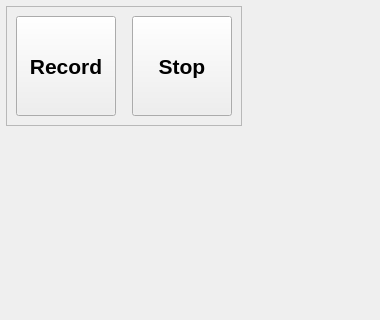
<?xml version="1.0" encoding="UTF-8"?>
<ui version="4.0">
 <class>recordingTab</class>
 <widget class="QWidget" name="recordingTab">
  <property name="geometry">
   <rect>
    <x>0</x>
    <y>0</y>
    <width>380</width>
    <height>320</height>
   </rect>
  </property>
  <property name="windowTitle">
   <string>Form</string>
  </property>
  <layout class="QGridLayout" name="gridLayout">
   <property name="margin">
    <number>0</number>
   </property>
   <item row="0" column="0">
    <layout class="QHBoxLayout" name="horizontalLayout_2">
     <property name="margin">
      <number>6</number>
     </property>
     <item>
      <layout class="QVBoxLayout" name="verticalLayout">
       <item>
        <widget class="QFrame" name="frame_2">
         <property name="sizePolicy">
          <sizepolicy hsizetype="Fixed" vsizetype="Fixed">
           <horstretch>0</horstretch>
           <verstretch>0</verstretch>
          </sizepolicy>
         </property>
         <property name="frameShape">
          <enum>QFrame::StyledPanel</enum>
         </property>
         <property name="frameShadow">
          <enum>QFrame::Raised</enum>
         </property>
         <layout class="QGridLayout" name="gridLayout_8">
          <item row="0" column="0">
           <widget class="QPushButton" name="recordButton">
            <property name="sizePolicy">
             <sizepolicy hsizetype="Fixed" vsizetype="Fixed">
              <horstretch>0</horstretch>
              <verstretch>0</verstretch>
             </sizepolicy>
            </property>
            <property name="minimumSize">
             <size>
              <width>100</width>
              <height>100</height>
             </size>
            </property>
            <property name="maximumSize">
             <size>
              <width>100</width>
              <height>100</height>
             </size>
            </property>
            <property name="baseSize">
             <size>
              <width>0</width>
              <height>0</height>
             </size>
            </property>
            <property name="font">
             <font>
              <pointsize>16</pointsize>
              <weight>75</weight>
              <bold>true</bold>
             </font>
            </property>
            <property name="text">
             <string>Record</string>
            </property>
            <property name="checkable">
             <bool>true</bool>
            </property>
           </widget>
          </item>
          <item row="0" column="1">
           <spacer name="horizontalSpacer">
            <property name="orientation">
             <enum>Qt::Horizontal</enum>
            </property>
            <property name="sizeHint" stdset="0">
             <size>
              <width>10</width>
              <height>20</height>
             </size>
            </property>
           </spacer>
          </item>
          <item row="0" column="2">
           <widget class="QPushButton" name="stopButton">
            <property name="sizePolicy">
             <sizepolicy hsizetype="Fixed" vsizetype="Fixed">
              <horstretch>0</horstretch>
              <verstretch>0</verstretch>
             </sizepolicy>
            </property>
            <property name="minimumSize">
             <size>
              <width>100</width>
              <height>100</height>
             </size>
            </property>
            <property name="maximumSize">
             <size>
              <width>100</width>
              <height>100</height>
             </size>
            </property>
            <property name="font">
             <font>
              <pointsize>16</pointsize>
              <weight>75</weight>
              <bold>true</bold>
             </font>
            </property>
            <property name="text">
             <string>Stop</string>
            </property>
           </widget>
          </item>
         </layout>
        </widget>
       </item>
       <item>
        <spacer name="verticalSpacer">
         <property name="orientation">
          <enum>Qt::Vertical</enum>
         </property>
         <property name="sizeHint" stdset="0">
          <size>
           <width>20</width>
           <height>40</height>
          </size>
         </property>
        </spacer>
       </item>
      </layout>
     </item>
     <item>
      <widget class="AudioMeterForm" name="widget" native="true"/>
     </item>
    </layout>
   </item>
  </layout>
 </widget>
 <customwidgets>
  <customwidget>
   <class>AudioMeterForm</class>
   <extends>QWidget</extends>
   <header>audio.ui.audiometerform</header>
   <container>1</container>
  </customwidget>
 </customwidgets>
 <tabstops>
  <tabstop>recordButton</tabstop>
  <tabstop>stopButton</tabstop>
 </tabstops>
 <resources/>
 <connections/>
</ui>
